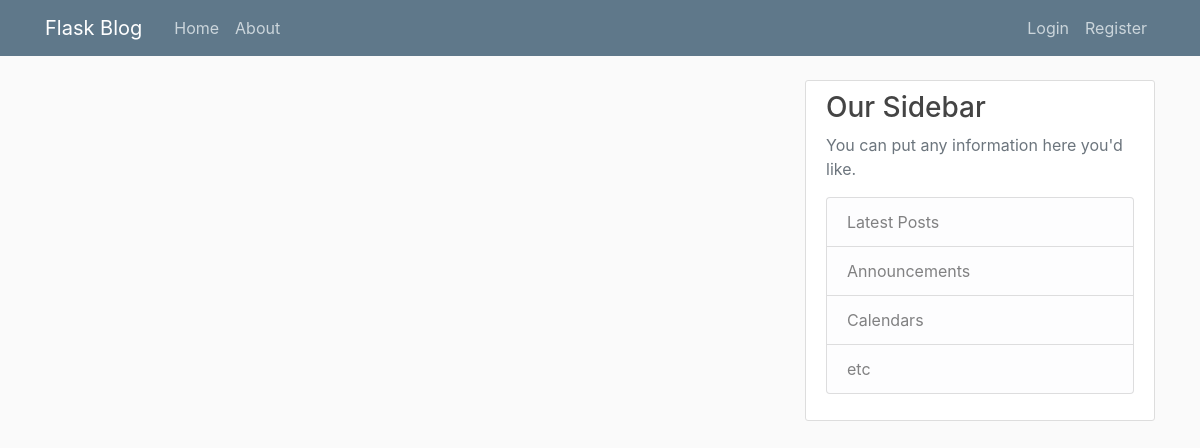
Page /home on the earlier database version.
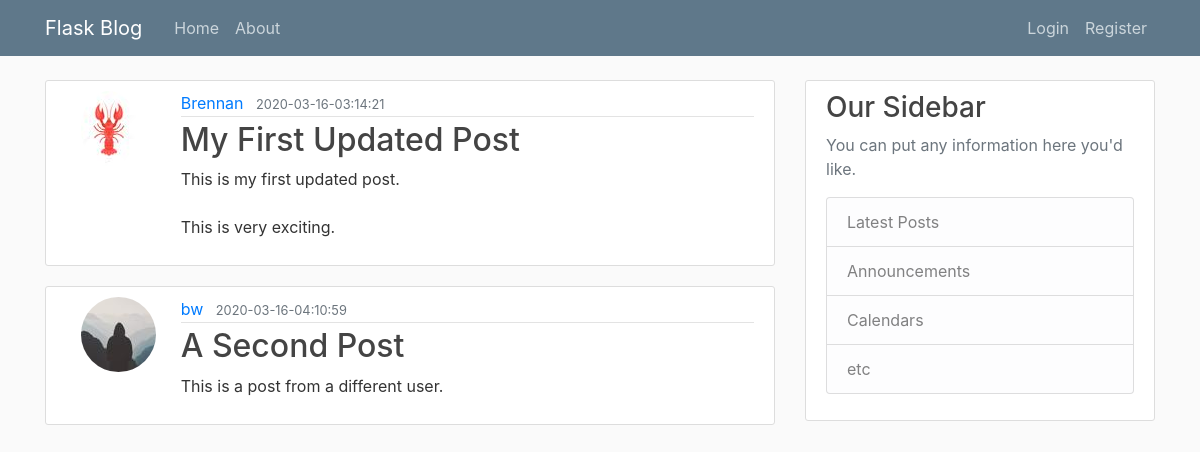
Same page on the later database version.
### flaskblog/models.py (models this page shows, shortened)
class Post(db.Model):
    id = db.Column(db.Integer, primary_key=True)
    title = db.Column(db.String(100), nullable=False)
    date_posted = db.Column(db.DateTime, nullable=False, default=datetime.utcnow)
    content = db.Column(db.Text, nullable=False)
    user_id = db.Column(db.Integer, db.ForeignKey("user.id"), nullable=False)

class User(db.Model, UserMixin):
    id = db.Column(db.Integer, primary_key=True)
    username = db.Column(db.String(20), unique=True, nullable=False)
    email = db.Column(db.String(120), unique=True, nullable=False)
    image_file = db.Column(db.String(20), nullable=False, default="default.jpg")
    password = db.Column(db.String(60), nullable=False)
    posts = db.relationship("Post", backref="author", lazy=True)

### flaskblog/routes.py (the view)
@app.route("/")
@app.route("/home")
def home():
    posts = Post.query.all()
    return render_template("home.html", posts=posts)

### flaskblog/templates/home.html
{% extends "layout.html" %}
{% block content %}
{% for post in posts %}
<article class="media content-section">
    <div class="col-md-2">
        <img class="rounded-circle article-image"
            src="{{ url_for('static', filename='profile_pics/' + post.author.image_file) }}">
    </div>
    <div class="media-body">
        <div class="article-metadata">
            <a class="mr-2" href="#">{{ post.author.username }}</a>
            <small class="text-muted">{{ post.date_posted.strftime('%Y-%m-%d-%X') }}</small>
        </div>
        <h2><a class="article-title" href="{{ url_for('post', post_id=post.id) }}">{{ post.title }}</a></h2>
        <p class="article-content">{{ post.content }}</p>
    </div>
</article>
{% endfor %}
{% endblock content %}

### flaskblog/templates/layout.html (shortened to what this page needs)
<!DOCTYPE html>
<html>
<head>
    <link rel="stylesheet" href="https://stackpath.bootstrapcdn.com/bootstrap/4.4.1/css/bootstrap.min.css"
>
    <link rel="stylesheet" type='text/css' href='{{ url_for('static', filename="main.css") }}'>
</head>
<body>
    <header class="site-header">
        <nav class="navbar navbar-expand-md navbar-dark bg-steel fixed-top">
            <div class="container">
                <a class="navbar-brand mr-4" href="/">Flask Blog</a>
                <div class="collapse navbar-collapse" id="navbarToggle">
                    <div class="navbar-nav mr-auto">
                        <a class="nav-item nav-link" href="{{ url_for('home') }}">Home</a>
                        <a class="nav-item nav-link" href="{{ url_for('about') }}">About</a>
                    </div>
                    <div class="navbar-nav">
                        {% if current_user.is_authenticated %}
                        <a class="nav-item nav-link" href="{{ url_for('new_post') }}">New Post</a>
                        <a class="nav-item nav-link" href="{{ url_for('account') }}">Account</a>
                        <a class="nav-item nav-link" href="{{ url_for('logout') }}">Logout</a>
                        {% else %}
                        <a class="nav-item nav-link" href="{{ url_for('login') }}">Login</a>
                        <a class="nav-item nav-link" href="{{ url_for('register') }}">Register</a>
                        {% endif %}
                    </div>
                </div>
            </div>
        </nav>
    </header>
    <main role="main" class="container">
        <div class="row">
            <div class="col-md-8">
                {% block content %}{% endblock %}
            </div>
            <div class="col-md-4">
                <div class="content-section">
                    <h3>Our Sidebar</h3>
                    <p class='text-muted'>You can put any information here you'd like.
                        <ul class="list-group">
                            <li class="list-group-item list-group-item-light">Latest Posts</li>
                            <li class="list-group-item list-group-item-light">Announcements</li>
                            <li class="list-group-item list-group-item-light">Calendars</li>
                            <li class="list-group-item list-group-item-light">etc</li>
                        </ul>
                    </p>
                </div>
            </div>
        </div>
    </main>
</body>
</html>

### flaskblog/static/main.css (style rules this page uses)
body { background: #fafafa; color: #333333; margin-top: 5rem; }
h1, h2, h3, h4, h5, h6 { color: #444444; }
.bg-steel { background-color: #5f788a; }
.site-header .navbar-nav .nav-link { color: #cbd5db; }
.content-section { background: #ffffff; padding: 10px 20px; border: 1px solid #dddddd; border-radius: 3px; margin-bottom: 20px; }
.article-title { color: #444444; }
.article-content { white-space: pre-line; }
.article-metadata { padding-bottom: 1px; margin-bottom: 4px; border-bottom: 1px solid #e3e3e3 }

Differences in the rows shown:
added Post: image_file (picture), author.username "Brennan", date_posted "2020-03-16-03:14:21", title "My First Updated Post", content "This is my first updated post. This is very exciting."
added Post: image_file (picture), author.username "bw", date_posted "2020-03-16-04:10:59", title "A Second Post", content "This is a post from a different user."
